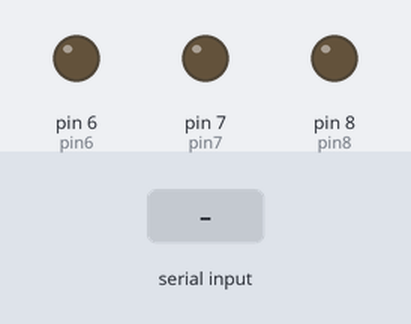
A sketch run on a simulated Arduino Uno, built with avr-gcc and run on an emulated ATmega328P. Shown: output pins drawn as LEDs (lit = HIGH). The test bench sets the inputs (shaded band). What the sketch prints to the serial monitor is not drawn.

Above: at 1.2 s.
1.3 s: "Red" received over Serial
At 3.9 s:
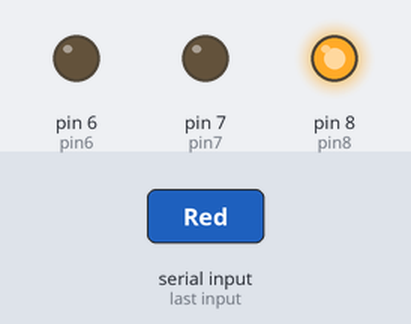
4.3 s: "yellow" received over Serial
At 7.2 s:
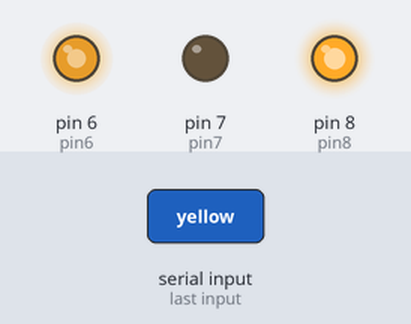
7.3 s: "Blue" received over Serial
At 8.7 s:
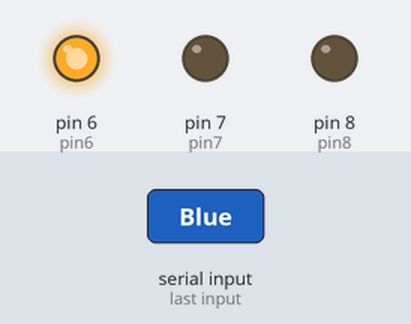
10.3 s: "magenta" received over Serial
At 13.2 s:
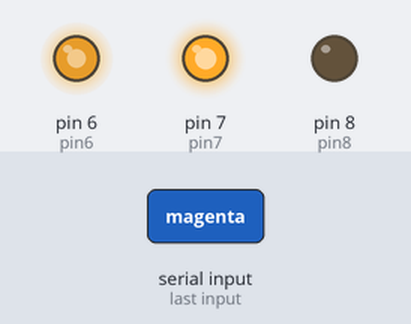
13.3 s: "cyan" received over Serial
At 17.0 s:
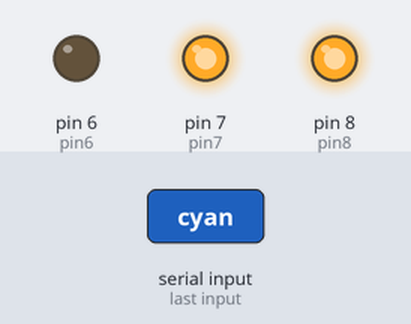
Timing chart, 0 to 17.3 s (numbered marks = the images above; inputs shaded):
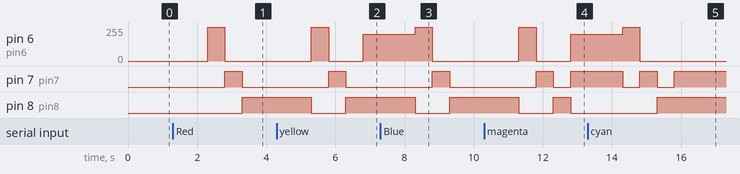

The sketch:

user_input_for_rgb_ld_diff_color_.ino
```cpp
int pin6=6;
int pin7=7;
int pin8=8;
int waitTime=500;
String LED;
String msg="Hello,which LED would you like to blink:  ";
String msg2="Great you're choosen LED is blinking";


void setup() {
  // put your setup code here, to run once:
pinMode(pin6,OUTPUT);
pinMode(pin7,OUTPUT);
pinMode(pin8,OUTPUT);
Serial.begin(9600);
}

void loop() {
  // put your main code here, to run repeatedly:
Serial.println(msg);
  while(Serial.available()==0){

  }
LED=Serial.readString();
Serial.println(msg2);
Serial.print(LED);
  if(LED=="Red" || "RED" || "red"){
  digitalWrite(pin6,HIGH);
  digitalWrite(pin7,LOW);
  digitalWrite(pin8,LOW);
  delay(waitTime);
}
  if(LED=="Blue" || "blue" || "BLUE"){
  digitalWrite(pin6,LOW);
  digitalWrite(pin7,HIGH);
  digitalWrite(pin8,LOW);
  delay(waitTime);
  }
  if(LED=="Green" || "GREEN" || "green"){
  digitalWrite(pin6,LOW);
  digitalWrite(pin7,LOW);
  digitalWrite(pin8,HIGH);
  delay(waitTime);
  }
  if(LED=="yellow"){
  analogWrite(pin6,200);
  analogWrite(pin7,0);
  analogWrite(pin8,150);
  delay(waitTime);
   }
  if(LED=="magenta"){
  analogWrite(pin6,200);
  analogWrite(pin7,150);
  analogWrite(pin8,0);
  delay(waitTime);
  }
  if(LED=="cyan"){
  analogWrite(pin6,0);
  analogWrite(pin7,200);
  analogWrite(pin8,150);
  delay(waitTime);
  }

   if(LED=="off"){
  digitalWrite(pin6,LOW);
  digitalWrite(pin7,LOW);
  digitalWrite(pin8,LOW);
  delay(waitTime);
   }

}
```

Measured:
- after the input at 1.3 s, pin 6 (pin6): 0/255 → 255/255 after 1.0 s, → 0/255 0.50 s later; pin 7 (pin7): LOW → HIGH after 1.5 s, → LOW 0.50 s later; pin 8 (pin8): LOW → HIGH after 2.0 s
- after the input at 4.3 s, pin 6 (pin6): 0/255 → 255/255 after 1.0 s, → 0/255 0.50 s later, → 200/255 1.0 s later; pin 7 (pin7): LOW → HIGH after 1.5 s, → LOW 0.50 s later; pin 8 (pin8): HIGH → LOW after 1.0 s, → HIGH 1.0 s later
- after the input at 7.3 s, pin 6 (pin6): 200/255 → 255/255 after 1.0 s, → 0/255 0.50 s later; pin 7 (pin7): LOW → HIGH after 1.5 s, → LOW 0.50 s later; pin 8 (pin8): HIGH → LOW after 1.0 s, → HIGH 1.0 s later
- after the input at 10.3 s, pin 6 (pin6): 0/255 → 255/255 after 1.0 s, → 0/255 0.50 s later, → 200/255 1.0 s later; pin 7 (pin7): LOW → HIGH after 1.5 s, → LOW 0.50 s later, → HIGH 0.50 s later; pin 8 (pin8): HIGH → LOW after 1.0 s, → HIGH 1.0 s later, → LOW 0.50 s later
- after the input at 13.3 s, pin 6 (pin6): 200/255 → 255/255 after 1.0 s, → 0/255 0.50 s later; pin 7 (pin7): alternates HIGH for 0.50 s and LOW for 0.50 s, 4 changes in all, then stays HIGH, starting after 1.0 s; pin 8 (pin8): LOW → HIGH after 2.0 s
